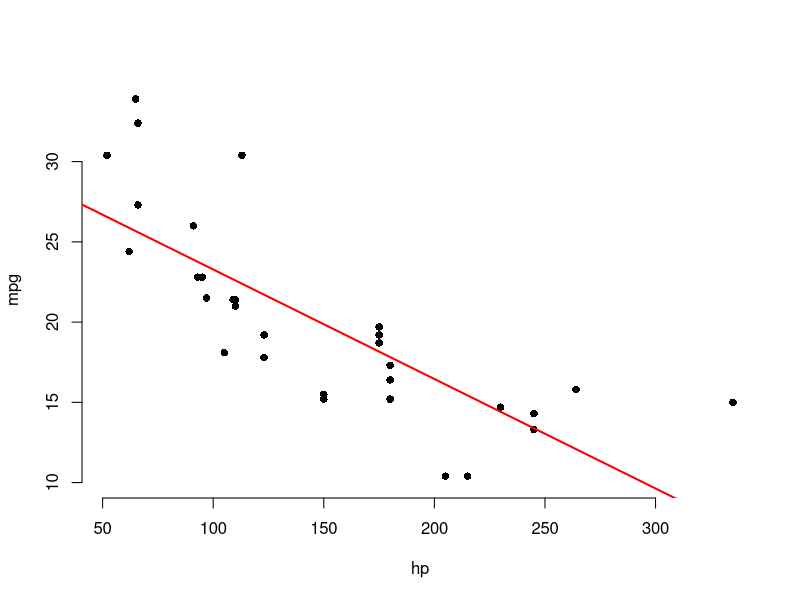

This chart was generated by the following R code:
## ---- chunk 1
model <- lm(mtcars[,"mpg"] ~ mtcars[,"hp"])
plot(mtcars[,"hp"], mtcars[,"mpg"], xlab = "hp",
     ylab = "mpg", bty = "n", pch = 16,
     xlim = c(floor(min(mtcars[,"hp"])), ceiling(max(mtcars[,"hp"]))),
     ylim = c(floor(min(mtcars[,"mpg"])), ceiling(max(mtcars[,"mpg"]))))
abline(model, col = "red", lwd = 2)
